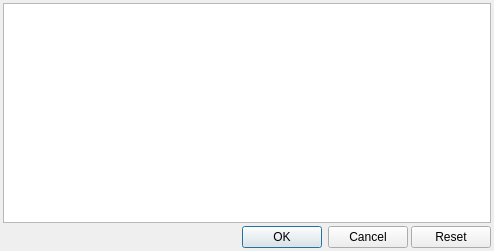
<?xml version="1.0" encoding="UTF-8"?>
<ui version="4.0">
 <class>ColumnEditorDlgGUI</class>
 <widget class="QDialog" name="ColumnEditorDlgGUI">
  <property name="geometry">
   <rect>
    <x>0</x>
    <y>0</y>
    <width>494</width>
    <height>251</height>
   </rect>
  </property>
  <property name="windowTitle">
   <string>Dialog</string>
  </property>
  <layout class="QGridLayout" name="gridLayout">
   <property name="leftMargin">
    <number>3</number>
   </property>
   <property name="topMargin">
    <number>3</number>
   </property>
   <property name="rightMargin">
    <number>3</number>
   </property>
   <property name="bottomMargin">
    <number>3</number>
   </property>
   <property name="spacing">
    <number>3</number>
   </property>
   <item row="1" column="0">
    <widget class="QDialogButtonBox" name="mButtonBox">
     <property name="orientation">
      <enum>Qt::Horizontal</enum>
     </property>
     <property name="standardButtons">
      <set>QDialogButtonBox::Cancel|QDialogButtonBox::Ok</set>
     </property>
    </widget>
   </item>
   <item row="1" column="1">
    <widget class="QPushButton" name="mClearBtn">
     <property name="text">
      <string>Reset</string>
     </property>
    </widget>
   </item>
   <item row="0" column="0" colspan="2">
    <widget class="QTableView" name="mItemTableView">
     <property name="alternatingRowColors">
      <bool>false</bool>
     </property>
     <property name="selectionBehavior">
      <enum>QAbstractItemView::SelectRows</enum>
     </property>
     <attribute name="horizontalHeaderStretchLastSection">
      <bool>true</bool>
     </attribute>
     <attribute name="verticalHeaderVisible">
      <bool>false</bool>
     </attribute>
     <attribute name="verticalHeaderStretchLastSection">
      <bool>false</bool>
     </attribute>
    </widget>
   </item>
  </layout>
 </widget>
 <resources/>
 <connections>
  <connection>
   <sender>mButtonBox</sender>
   <signal>accepted()</signal>
   <receiver>ColumnEditorDlgGUI</receiver>
   <slot>accept()</slot>
   <hints>
    <hint type="sourcelabel">
     <x>248</x>
     <y>254</y>
    </hint>
    <hint type="destinationlabel">
     <x>157</x>
     <y>274</y>
    </hint>
   </hints>
  </connection>
  <connection>
   <sender>mButtonBox</sender>
   <signal>rejected()</signal>
   <receiver>ColumnEditorDlgGUI</receiver>
   <slot>reject()</slot>
   <hints>
    <hint type="sourcelabel">
     <x>316</x>
     <y>260</y>
    </hint>
    <hint type="destinationlabel">
     <x>286</x>
     <y>274</y>
    </hint>
   </hints>
  </connection>
  <connection>
   <sender>mClearBtn</sender>
   <signal>clicked()</signal>
   <receiver>ColumnEditorDlgGUI</receiver>
   <slot>onReset()</slot>
   <hints>
    <hint type="sourcelabel">
     <x>453</x>
     <y>236</y>
    </hint>
    <hint type="destinationlabel">
     <x>246</x>
     <y>125</y>
    </hint>
   </hints>
  </connection>
 </connections>
 <slots>
  <slot>onReset()</slot>
 </slots>
</ui>
